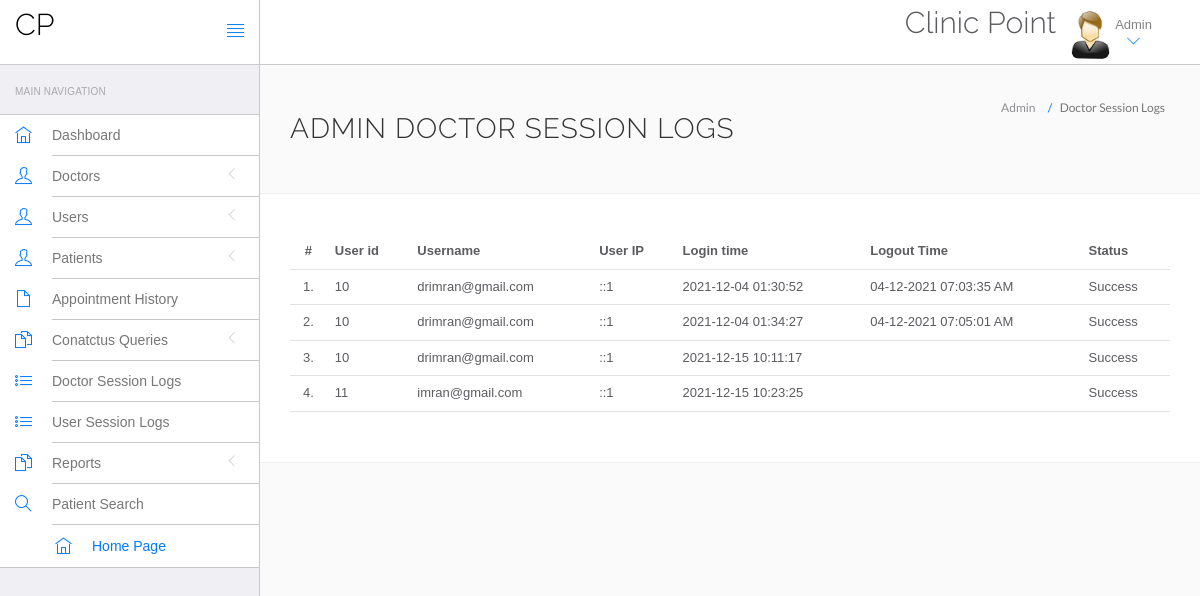
/admin/doctor-logs.php (signed in), run on the app's committed database.
### tables this page shows
CREATE TABLE `doctorslog` (
  `id` int(11) NOT NULL,
  `uid` int(11) DEFAULT NULL,
  `username` varchar(255) DEFAULT NULL,
  `userip` binary(16) DEFAULT NULL,
  `loginTime` timestamp NULL DEFAULT current_timestamp(),
  `logout` varchar(255) DEFAULT NULL,
  `status` int(11) DEFAULT NULL
);

### admin/doctor-logs.php (the view, shortened to what this page needs)
<?php
include('include/config.php');
?>
<!DOCTYPE html>
<html lang="en">
	<head>
		<link rel="stylesheet" href="vendor/bootstrap/css/bootstrap.min.css">
		<link rel="stylesheet" href="vendor/fontawesome/css/font-awesome.min.css">
		<link rel="stylesheet" href="vendor/themify-icons/themify-icons.min.css">
		<link href="vendor/animate.css/animate.min.css" rel="stylesheet" media="screen">
		<link href="vendor/perfect-scrollbar/perfect-scrollbar.min.css" rel="stylesheet" media="screen">
		<link href="vendor/switchery/switchery.min.css" rel="stylesheet" media="screen">
		<link href="vendor/bootstrap-touchspin/jquery.bootstrap-touchspin.min.css" rel="stylesheet" media="screen">
		<link href="vendor/select2/select2.min.css" rel="stylesheet" media="screen">
		<link href="vendor/bootstrap-datepicker/bootstrap-datepicker3.standalone.min.css" rel="stylesheet" media="screen">
		<link href="vendor/bootstrap-timepicker/bootstrap-timepicker.min.css" rel="stylesheet" media="screen">
		<link rel="stylesheet" href="assets/css/styles.css">
		<link rel="stylesheet" href="assets/css/plugins.css">
		<link rel="stylesheet" href="assets/css/themes/theme-1.css" id="skin_color" />
	</head>
	<body>
		<div id="app">
<?php include('include/sidebar.php');?>
			<div class="app-content">
					<?php include('include/header.php');?>
				<div class="main-content" >
					<div class="wrap-content container" id="container">
						<section id="page-title">
							<div class="row">
								<div class="col-sm-8">
									<h1 class="mainTitle">Admin Doctor Session Logs</h1>
																	</div>
								<ol class="breadcrumb">
									<li>
										<span>Admin </span>
									</li>
									<li class="active">
										<span>Doctor Session Logs</span>
									</li>
								</ol>
							</div>
						</section>
						<div class="container-fluid container-fullw bg-white">
									<div class="row">
								<div class="col-md-12">
									<table class="table table-hover" id="sample-table-1">
										<thead>
											<tr>
												<th class="center">#</th>
												<th class="hidden-xs">User id</th>
												<th>Username</th>
												<th>User IP</th>
												<th>Login time</th>
												<th>Logout Time </th>
												<th> Status </th>
											</tr>
										</thead>
										<tbody>
<?php
$sql=mysqli_query($con,"select * from doctorslog ");
$cnt=1;
while($row=mysqli_fetch_array($sql))
{
?>
											<tr>
												<td class="center"><?php echo $cnt;?>.</td>
												<td class="hidden-xs"><?php echo $row['uid'];?></td>
												<td class="hidden-xs"><?php echo $row['username'];?></td>
												<td><?php echo $row['userip'];?></td>
												<td><?php echo $row['loginTime'];?></td>
												<td><?php echo $row['logout'];?>
												</td>
												<td>
<?php if($row['status']==1)
{
	echo "Success";
}
else
{
	echo "Failed";
}?>
</td>
											</tr>
											<?php
$cnt=$cnt+1;
											 }?>
										</tbody>
									</table>
								</div>
							</div>
								</div>
					</div>
				</div>
			</div>
		</div>
	</body>
</html>

### admin/assets/css/themes/theme-1.css (style rules this page uses)
body { background: #FAFAFA; }

### data on the page
doctorslog: uid "10", username "drimran@gmail.com", userip "::1", loginTime "2021-12-04 01:30:52", logout "04-12-2021 07:03:35 AM", status "Success"
doctorslog: uid "10", username "drimran@gmail.com", userip "::1", loginTime "2021-12-04 01:34:27", logout "04-12-2021 07:05:01 AM", status "Success"
doctorslog: uid "10", username "drimran@gmail.com", userip "::1", loginTime "2021-12-15 10:11:17", status "Success"
doctorslog: uid "11", username "imran@gmail.com", userip "::1", loginTime "2021-12-15 10:23:25", status "Success"
